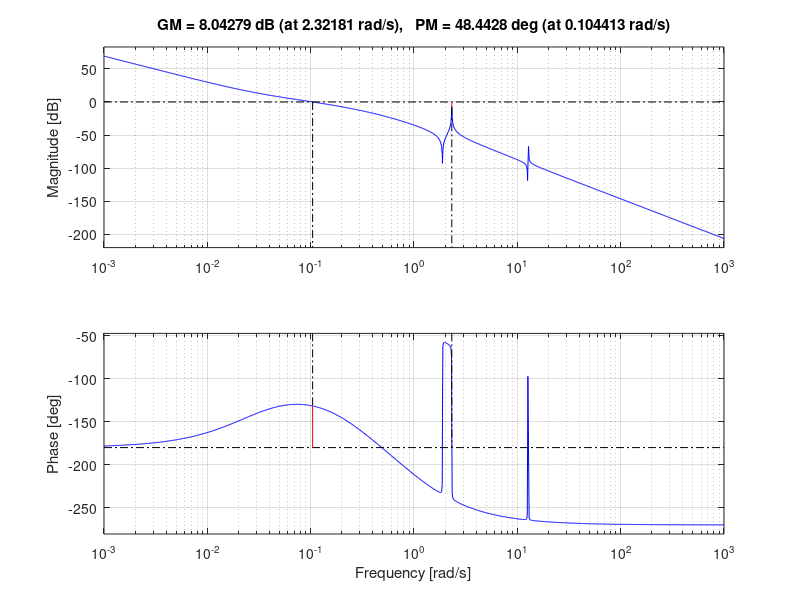
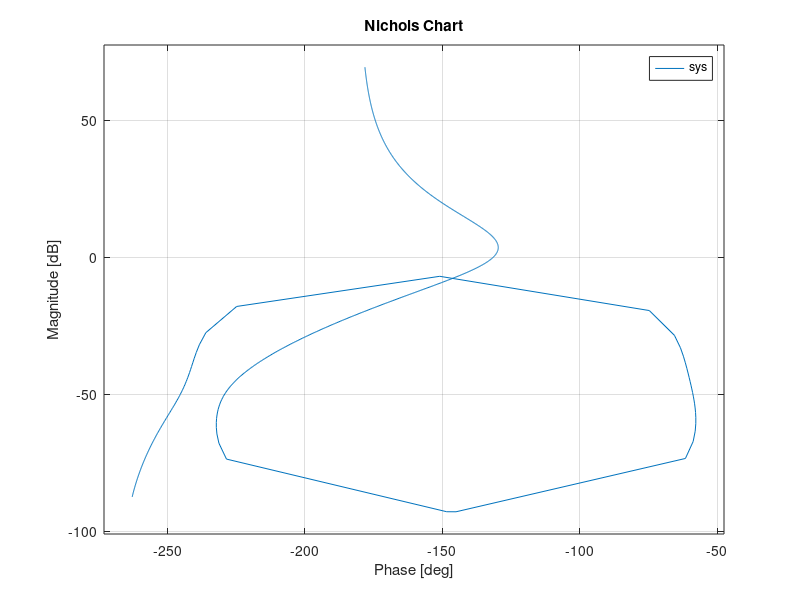
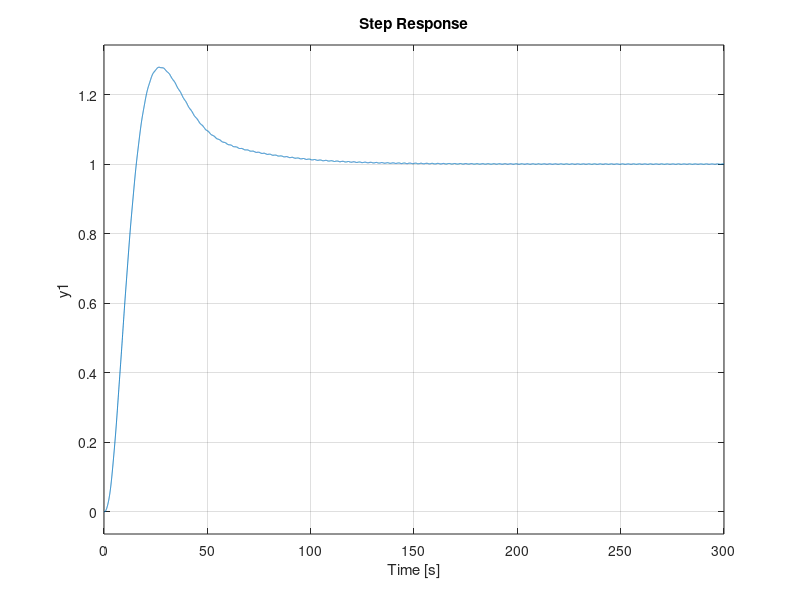

Reproduce these figures in MATLAB, in order.
pkg load control 
pkg load signal

FLEX=1;
FILTRO=0;
DELAY=1;

% Satelite

is = 1069;
ns=1;
ds=[is 0 0];

nt=ns; 
dt=ds;

% La proporcion de Inercia aportada por el apendice flexible se regulara con la constante rmi (i=1,2,...)
% rmi = Inercia del Apendice flexible / Inercia total del satelite = Ia/Is
% Por otro lado para calcular la frecuencia modal ( denominador de la funcion de transferencia ) se necesitan Is y I0=Is-Ia
% I0=Is-Ia=Is-rmi*Is=Is*(1-rmi)


% Modo elastico de antena 

rm1=0.04; 
i0=is*(1-rm1);
f1=2.0; 
psi1 =0.001;     

w1 =2*pi*f1;
psi1m=psi1*sqrt(is/i0); 
w1m=w1*sqrt(is/i0);

n1=is/i0*[1 2*psi1*w1   w1*w1];
d1=[1 2*psi1m*w1m w1m*w1m];
 
% Modo elastico de los paneles solares
 
rm2=0.34; 
i0=is*(1-rm2);
f2=0.3; 
psi2 =0.001;     

w2 =2*pi*f2;
psi2m=psi2*sqrt(is/i0); 
w2m=w2*sqrt(is/i0);

n2=is/i0*[1 2*psi2*w2   w2*w2];
d2=[1 2*psi2m*w2m w2m*w2m];

if (FLEX )
 nt=conv(nt,n1); 
 dt=conv(dt,d1);
 
 nt=conv(nt,n2); 
 dt=conv(dt,d2);
endif

% LEAD-LAG

k=3.17;
psi=1.;

Wn = sqrt ( k/is );
kd = 2*psi*Wn*is;
Td = kd/k;

nc=[k*Td k];
dc=[Td/10 1];

nt=conv(nt,nc); 
dt=conv(dt,dc);

% Delay

Tdelay=1;
ndelay=1;
ddelay=[Tdelay 1];

if(DELAY)
 nt=conv(nt,ndelay); 
 dt=conv(dt,ddelay);
endif

sys=tf(nt,dt);

% Filtro

[N1,D1]=ellip(6,2.,10,1.5,'low','s');
sys_F1=tf(N1,D1);

if(FILTRO)
 sys=sys*sys_F1;
endif

sysCL=sys/(1+sys);

figure 1; margin(sys);
figure 2; nichols(sys,{0.001,10});
figure 3; step(sysCL);
